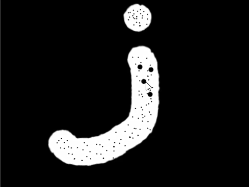
#> input picture pictures/blackhat.png, 249 x 187 px, found by its file name
$ python test_22.py
#> lines starting #> are read from the running program, lines starting #| are printed output that depends on the picture
'''
黑帽图像运算
黑帽图像 = 闭运算图像 - 原始图像
得到图像内部的小孔，或前景中的黑点
黑帽(img) = 闭运算(img) - img
result = cv2.morphologyEx(img,cv2.MORPH_BLACKHAT,kernel)
'''
import cv2 as cv
import numpy as np
o = cv.imread('blackhat.png')
#> o is the input picture: shape (187, 249, 3); min 0, max 255, mean 28.6
k = np.ones((5,5),np.uint8)
r = cv.morphologyEx(o,cv.MORPH_BLACKHAT,k)
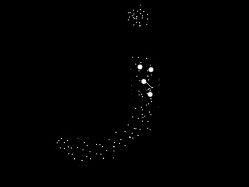
#> r: shape (187, 249, 3); min 0, max 254, mean 1.1
cv.imshow('original',o)
cv.imshow('result',r)
cv.waitKey(0)
cv.destroyAllWindows()
